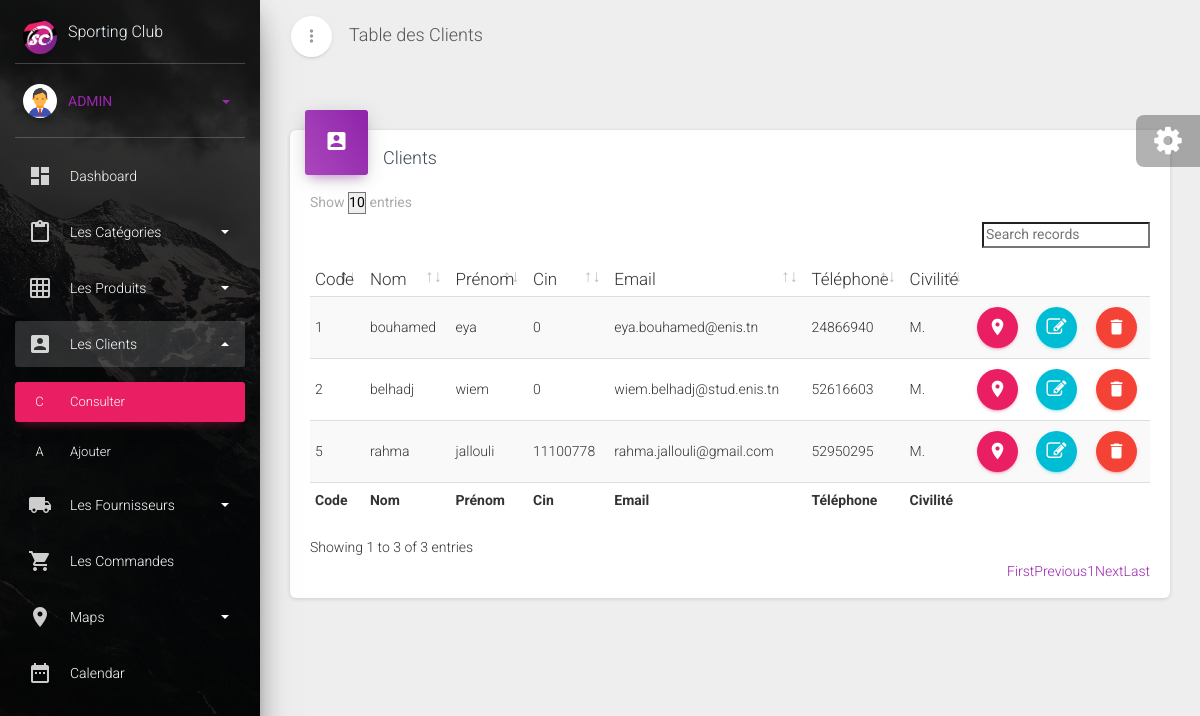
Page /sportingclub/admin/demos.creative-tim.com/material-dashboard-pro/examples/Clients/ConsulterClients.php (signed in) on the earlier database version.
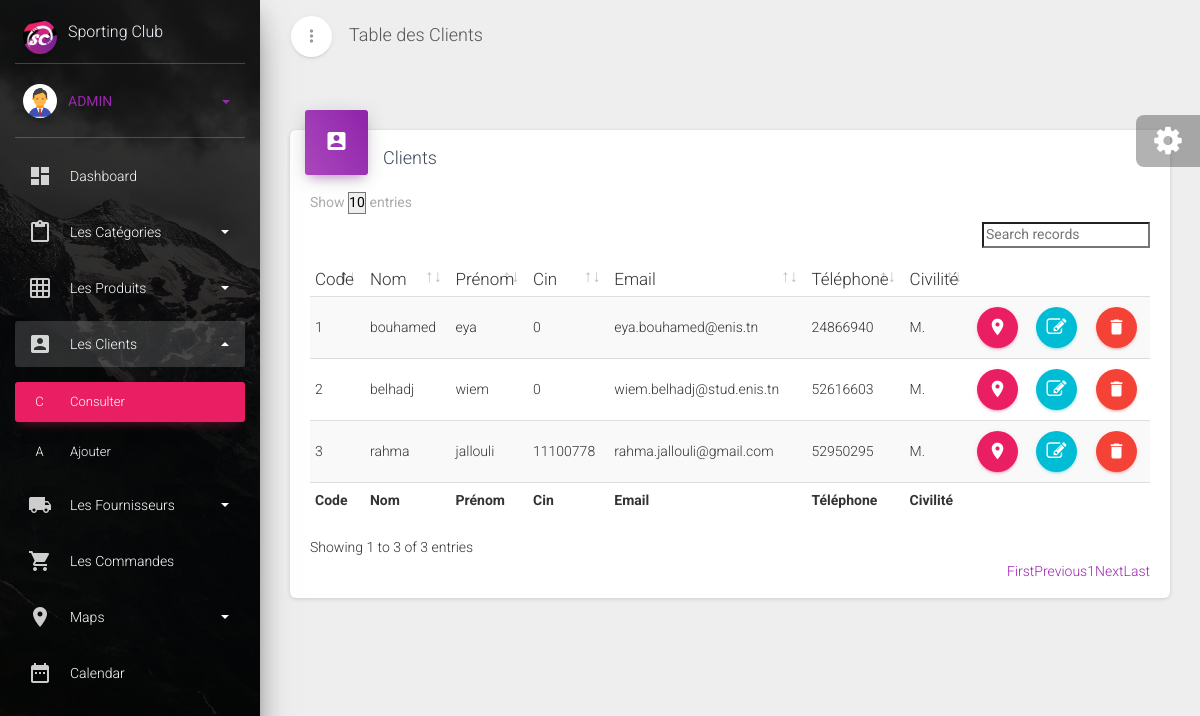
Same page on the later database version.
### tables this page shows
CREATE TABLE IF NOT EXISTS `client` (
  `id` int(11) NOT NULL AUTO_INCREMENT,
  `firstname` varchar(255) NOT NULL,
  `lastname` varchar(255) NOT NULL,
  `cin` int(8) NOT NULL,
  `email` varchar(255) NOT NULL,
  `passwd` varchar(255) NOT NULL,
  `phone` int(11) NOT NULL,
  `company` varchar(255) DEFAULT NULL,
  `country` varchar(255) NOT NULL,
  `address1` varchar(255) NOT NULL,
  `address2` varchar(255) NOT NULL,
  `city` varchar(255) NOT NULL,
  `zipcode` int(11) NOT NULL,
  `title` varchar(255) NOT NULL,
  PRIMARY KEY (`id`),
  UNIQUE KEY `email` (`email`),
  UNIQUE KEY `phone` (`phone`)
);

### sportingclub/admin/demos.creative-tim.com/material-dashboard-pro/examples/Clients/ConsulterClients.php (the view, shortened to what this page needs)
<!DOCTYPE html>
<html lang="en">
<head>
  <link rel="stylesheet" href="../../../../maxcdn.bootstrapcdn.com/font-awesome/latest/css/font-awesome.min.css">
  <link href="../../assets/css/material-dashboard.minf066.css?v=2.1.0" rel="stylesheet" />
  <link href="../../assets/demo/demo.css" rel="stylesheet" />
</head>
<body class="">
  <div class="wrapper ">
    <div class="sidebar" data-color="rose" data-background-color="black" data-image="../../assets/img/sidebar-1.jpg">
      <div class="sidebar-wrapper">
        <div class="user">
          <div class="photo">
            <img src="../../assets/img/sporting.jpg" />
          </div>
          <div class="user-info">
              <span  class="username" style="color: aliceblue; ">
                  Sporting Club
               </span>
          </div>
        </div>
          <div class="user">
              <div class="photo">
                  <img src="../../assets/img/faces/admin.png" />
              </div>
              <div class="user-info">
                  <a data-toggle="collapse" href="#collapseExample" class="username">
              <span class="btn-link btn-info" title="Cliquez ici" style="text-decoration: none;">
                <?php echo strtoupper($_SESSION['username']); ?>
                <b class="caret"></b>
              </span>
                  </a>
              </div>
          </div>
          <ul class="nav">
              <li class="nav-item ">
                  <a class="nav-link" href="../Dashboard.php">
              <i class="material-icons">dashboard</i>
              <p> Dashboard </p>
            </a>
          </li>
          <li class="nav-item " >
            <a class="nav-link" data-toggle="collapse" href="#formsExamples">
              <i class="material-icons">content_paste</i>
              <p> Les catégories
                <b class="caret"></b>
              </p>
            </a>
          </li>
          <li class="nav-item ">
            <a class="nav-link" data-toggle="collapse" href="#tablesExamples">
              <i class="material-icons">grid_on</i>
              <p> Les produits
                <b class="caret"></b>
              </p>
            </a>
          </li>
          <li class="nav-item active ">
            <a class="nav-link" data-toggle="collapse" href="#Clients" aria-expanded="true">
              <i class="material-icons">account_box</i>
              <p> Les Clients
                <b class="caret"></b>
              </p>
            </a>
            <div class="collapse show" id="Clients">
              <ul class="nav">
                <li class="nav-item active">
                  <a class="nav-link" href="ConsulterClients.php">
                    <span class="sidebar-mini"> C </span>
                    <span class="sidebar-normal"> Consulter </span>
                  </a>
                </li>
                <li class="nav-item ">
                  <a class="nav-link" href="AjouterClients.php">
                    <span class="sidebar-mini"> A </span>
                    <span class="sidebar-normal"> Ajouter </span>
                  </a>
                </li>
              </ul>
            </div>
          </li>
          <li class="nav-item ">
            <a class="nav-link" data-toggle="collapse" href="#fournisseurs">
              <i class="material-icons">local_shipping</i>
              <p> Les Fournisseurs
                <b class="caret"></b>
              </p>
            </a>
          </li>
          <li class="nav-item ">
            <a class="nav-link" href="../Commandes/ConsulterCommandes.php">
              <i class="material-icons">local_grocery_store</i>
              <p> Les commandes </p>
            </a>
          </li>
          <li class="nav-item ">
            <a class="nav-link" data-toggle="collapse" href="#mapsExamples">
              <i class="material-icons">place</i>
              <p> Maps
                <b class="caret"></b>
              </p>
            </a>
          </li>
          <li class="nav-item ">
            <a class="nav-link" href="../Calendar.php">
              <i class="material-icons">date_range</i>
              <p> Calendar </p>
            </a>
          </li>
        </ul>
      </div>
    </div>
    <div class="main-panel">
      <nav class="navbar navbar-expand-lg navbar-transparent navbar-absolute fixed-top ">
        <div class="container-fluid">
          <div class="navbar-wrapper">
            <div class="navbar-minimize">
              <button id="minimizeSidebar" class="btn btn-just-icon btn-white btn-fab btn-round">
                <i class="material-icons text_align-center visible-on-sidebar-regular">more_vert</i>
              </button>
            </div>
            <a class="navbar-brand" href="#pablo">Table des Clients</a>
          </div>
        </div>
      </nav>
      <div class="content">
        <div class="container-fluid">
          <div class="row">
            <div class="col-md-12">
              <div class="card">
                <div class="card-header card-header-primary card-header-icon">
                  <div class="card-icon">
                    <i class="material-icons">account_box</i>
                  </div>
                  <h4 class="card-title">Clients</h4>
                </div>
                <div class="card-body">
                  <div class="material-datatables">
                    <table id="datatables" class="table table-striped table-no-bordered table-hover" cellspacing="0" width="100%" style="width:100%">
                                    <thead>
                                      <tr>
                                        <th>Code</th>
                                        <th>Nom</th>
                                        <th>Prénom</th>
                                        <th>Cin</th>
                                        <th>Email</th>
                                        <th>Téléphone</th>
                                        <th>Civilité</th>
                                        <th class="disabled-sorting "></th>
                                        <th class="disabled-sorting "></th>
                                        <th class="disabled-sorting "></th>
                                      </tr>
                                    </thead>
                                    <tfoot>
                                      <tr>
                                        <th>Code</th>
                                        <th>Nom</th>
                                        <th>Prénom</th>
                                        <th>Cin</th>
                                        <th>Email</th>
                                        <th>Téléphone</th>
                                        <th>Civilité</th>
                                        <th ></th>
                                        <th ></th>
                                        <th ></th>
                                      </tr>
                                    </tfoot>
                                    <tbody>
                                    <?php
                    $idcom = new mysqli("localhost","root","","Sportingclub");
                    mysqli_set_charset($idcom, "utf8");
                    $req = $idcom->prepare("SELECT id,firstname,lastname,cin,email,phone,company,country,address1,address2,city,zipcode,title FROM client ");
                    $req->execute();
                    $req->bind_result($id,$nom,$prenom,$cin,$email,$phone,$company,$country,$address1,$address2,$city,$zipcode,$title);
                    while ($req->fetch()) {
                            echo'
                                  <tr>
                                      <td>'.$id.'</td>
                                      <td>'.$nom.'</td>
                                      <td>'.$prenom.'</td>
                                      <td>'.$cin.'</td>
                                      <td>'.$email.'</td>
                                      <td>'.$phone.'</td>
                                      <td>'.$title.'</td>
                                      <td>
                                        <form id="'.$id.'">
                                         <button type="button" title="Adresse" class="btn btn-just-icon btn-round btn-rose"><i class="material-icons">room</i></button>
                                        </form>
                                      </td>
                                      <td>
                                      <form id="editer'.$id.'" action="EditerClients.php" method="POST">
                                       <input type="text" class="form-control"  name="id" value="'.$id.'" style="display:none;">
                                       <button type="submit" title="Editer les coordonnées" name="editer" class="btn btn-just-icon btn-round btn-info">
                                        <i class="fa fa-edit"></i>
                                       </button>
                                      </form>
                                      </td>
                                      <td>
                                      <form id="delete'.$id.'" action="supprimerClients.php" method="POST" onsubmit=" return confirm(\'voulez-vous vraiment supprimer ce client ?\') ">
                                       <input type="text" class="form-control"  name="id" value="'.$id.'" style="display:none;">
                                       <button type="submit" title="Supprimer le client"  class="btn btn-just-icon btn-round btn-danger">
                                        <i class="material-icons">delete</i>
                                       </button>
                                      </form>
                                      </td>
                                  </tr>';
                                  }
                    echo '</tbody>
                          </table>';
                  ?>
                  </div>
                </div>
              </div>
            </div>
          </div>
        </div>
      </div>
      <div class="fixed-plugin">
        <div class="dropdown show-dropdown">
          <a href="#" data-toggle="dropdown">
            <i class="fa fa-cog fa-2x"> </i>
          </a>
        </div>
      </div>
    </div>
  </div>
</body>
</html>

Differences in the rows shown:
removed client: id "5", firstname "rahma", lastname "jallouli", cin "11100778", email "rahma.jallouli@gmail.com", phone "52950295", title "M."
added client: id "3", firstname "rahma", lastname "jallouli", cin "11100778", email "rahma.jallouli@gmail.com", phone "52950295", title "M."
